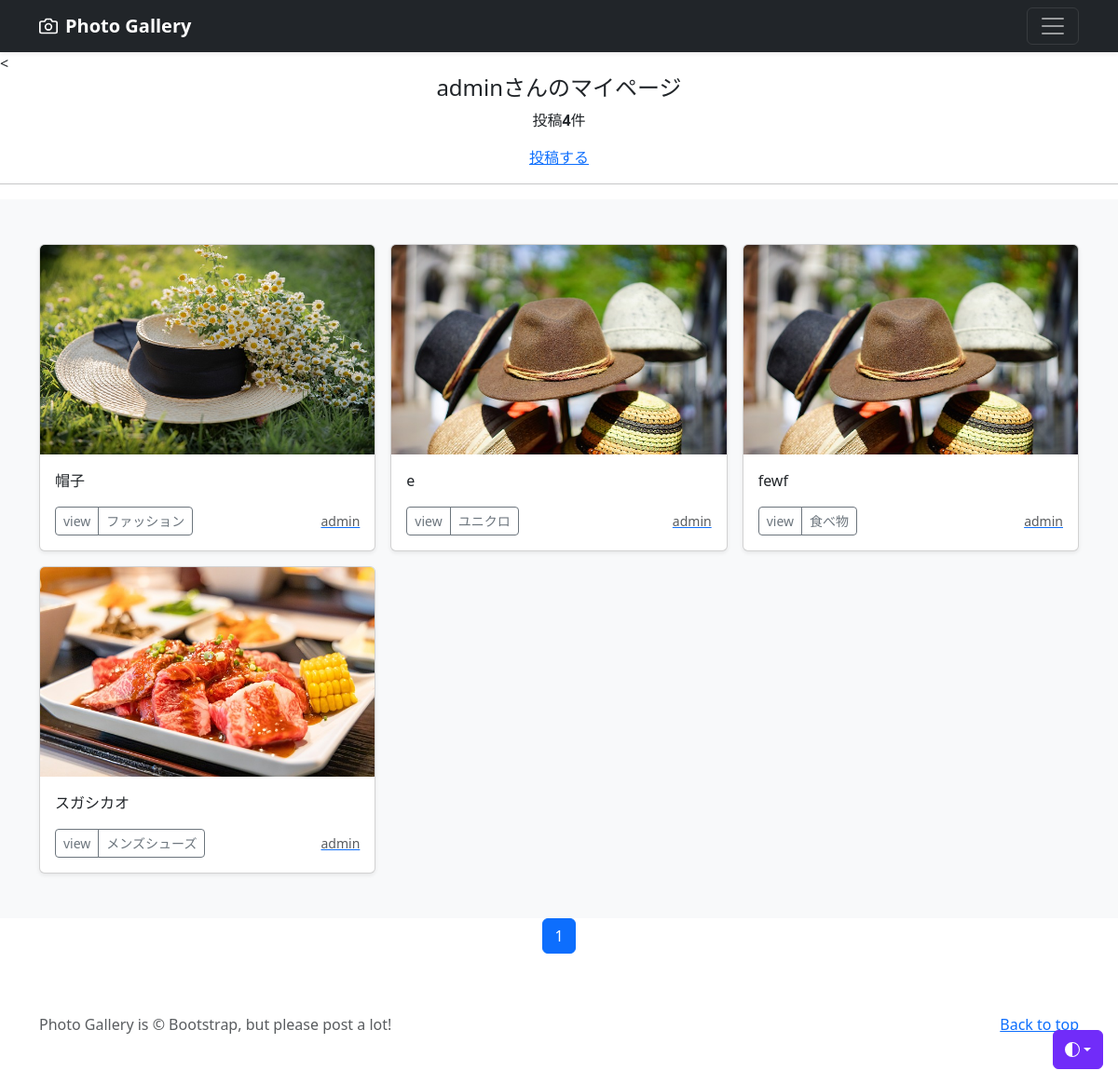
Screenshot of /mypage/ (signed in) with the database file from the repository.
### accounts/models.py (models this page shows)
class CustomUser(AbstractUser):
    pass

### photo/models.py (models this page shows, shortened)
class PhotoPost(models.Model):
    user= models.ForeignKey(
        CustomUser,
        verbose_name='ユーザー',
        on_delete=models.CASCADE
    )
    category = models.ForeignKey(
        Category,
        verbose_name='カテゴリ',
        on_delete=models.PROTECT
    )
    title= models.CharField(
        verbose_name='title',
        max_length=200
    )
    comment =models.TextField(
        verbose_name='コメント',
    )
    image1= models.ImageField(
        verbose_name='イメージ1',
        upload_to ='photos',
    )
    image2=models.ImageField(
        verbose_name='イメージ2',
        upload_to ='photos',
        blank=True,
        null=True
    )
    posted_at =models.DateTimeField(
        verbose_name='投稿日時',
        auto_now_add=True
    )

class Category(models.Model):
    title= models.CharField(
        verbose_name='カテゴリ',
        max_length=20
    )

### photo/views.py (the view)
# urls.py: path('mypage/',views.MypageView.as_view(), name='mypage'),
class MypageView(ListView):
    template_name= 'mypage.html'
    paginate_by = 9
    def get_queryset(self):
        queryset = PhotoPost.objects.filter(
            user= self.request.user).order_by('posted_at')
        return queryset

### photo/templates/mypage.html (shortened to what this page needs)
{% extends 'base.html' %}
    {% block contents %}<
    {% if user.is_authenticated %}
        <br>
    <div style="text-align:center">
        <h4>{{user.username}}さんのマイページ</h4>
        {% if object_list.count == 0 %}
        <p>{{user.username}}さんの投稿はありません。</p>
        {% else %}
        <p>投稿<strong>{{object_list.count}}</strong>件</p>
        {% endif %}
        <a href="{% url 'photo:post' %}">投稿する</a>
    </div>
    <hr>
    {% endif %}
{% include "photos_list.html" %}
{% include "pagination.html" %}
{% endblock %}

### photo/templates/photos_list.html (shortened to what this page needs)
  <div class="album py-5 bg-body-tertiary">
    <div class="container">
      <div class="row row-cols-1 row-cols-sm-2 row-cols-md-3 g-3">
        {% for record in object_list %}
        <div class="col">
          <div class="card shadow-sm">
            <a href='{% url 'photo:photo_detail' record.pk %}'><img src="{{ record.image1.url}}"
            class="bd-placeholder-img card-img-top"
            width="100%" height="225"
            xmlns="http://www.w3.org/2000/svg"
            role="img" aria-label="Placeholder: Thumbnail"
            preserveAspectRatio="xMidYMid slice"
            focusable="false">
            </img></a>
            <div class="card-body">
              <p class="card-text">{{ record.title}}</p>
              <div class="d-flex justify-content-between align-items-center">
                <div class="btn-group">
                  <button type="button" class="btn btn-sm btn-outline-secondary" onclick="location.href='{% url 'photo:photo_detail' record.pk %}'">view</button>
                  <button type="button" class="btn btn-sm btn-outline-secondary" onclick="location.href='{% url 'photo:photos_cat' category=record.category.id %}'">{{record.category.title}}</button>
              </div>
              <a href="{% url 'photo:user_list' user=record.user.id %}"><small class="text-body-secondary">{{record.user.username}}</small></a>
              </div>
            </div>
          </div>
        </div>
        {% endfor %}
      </div>
    </div>
  </div>

### photo/templates/base.html (style rules this page uses)
.bd-placeholder-img { font-size: 1.125rem; text-anchor: middle; -webkit-user-select: none; -moz-user-select: none; user-select: none; }

### rows the page displays
CustomUser: username "admin"
PhotoPost: image1 (picture), title "帽子", category "ファッション", user.username "admin"
PhotoPost: image1 (picture), title "e", category "ユニクロ", user.username "admin"
PhotoPost: image1 (picture), title "fewf", category "食べ物", user.username "admin"
PhotoPost: image1 (picture), title "スガシカオ", category "メンズシューズ", user.username "admin"

### other values shown
{{ object_list.count }} "4"
{{ num }} "1"
